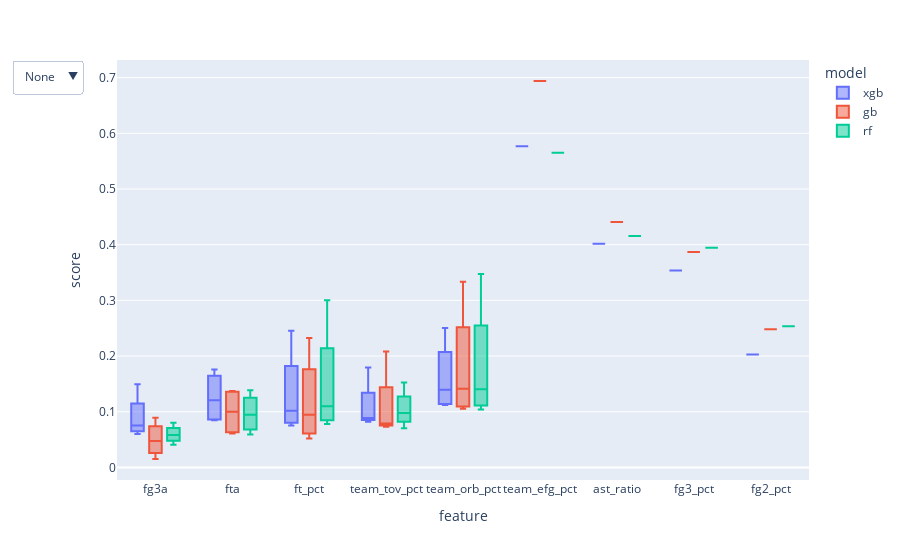

Notebook code cell kept with this figure:
### Code cell
box = BoxChart(estimators=estimators)
box.feature_importance_chart()

### Figure 1 — Plotly figure (JSON) as saved in the notebook; plotly's stock layout.template omitted (floating-point values rounded to 4 significant figures)
{"data": [{"alignmentgroup": "True", "hovertemplate": "model=xgb<br>feature=%{x}<br>score=%{y}<extra></extra>", "legendgroup": "xgb", "marker": {"color": "#636efa"}, "name": "xgb", "notched": false, "offsetgroup": "xgb", "orientation": "v", "showlegend": true, "type": "box", "x": ["fg3a", "fta", "ft_pct", "team_tov_pct", "team_orb_pct", "fg3a", "fta", "ft_pct", "team_tov_pct", "team_orb_pct", "team_efg_pct", "fg3a", "fta", "ft_pct", "team_tov_pct", "team_orb_pct", "ast_ratio", "fg3a", "fta", "ft_pct", "team_tov_pct", "team_orb_pct", "fg3_pct", "fg2_pct"], "x0": " ", "xaxis": "x", "y": [0.1493, 0.1756, 0.2455, 0.1794, 0.2503, 0.05981, 0.08788, 0.07534, 0.0882, 0.1122, 0.5766, 0.08024, 0.1535, 0.1188, 0.08176, 0.1642, 0.4015, 0.07034, 0.08454, 0.08479, 0.08907, 0.1151, 0.3534, 0.2028], "y0": " ", "yaxis": "y"}, {"alignmentgroup": "True", "hovertemplate": "model=gb<br>feature=%{x}<br>score=%{y}<extra></extra>", "legendgroup": "gb", "marker": {"color": "#EF553B"}, "name": "gb", "notched": false, "offsetgroup": "gb", "orientation": "v", "showlegend": true, "type": "box", "x": ["fg3a", "fta", "ft_pct", "team_tov_pct", "team_orb_pct", "fg3a", "fta", "ft_pct", "team_tov_pct", "team_orb_pct", "team_efg_pct", "fg3a", "fta", "ft_pct", "team_tov_pct", "team_orb_pct", "ast_ratio", "fg3a", "fta", "ft_pct", "team_tov_pct", "team_orb_pct", "fg3_pct", "fg2_pct"], "x0": " ", "xaxis": "x", "y": [0.08901, 0.1371, 0.2326, 0.2079, 0.3334, 0.01505, 0.06073, 0.05176, 0.07305, 0.1055, 0.6939, 0.05846, 0.1343, 0.1199, 0.07699, 0.1696, 0.4408, 0.03646, 0.0654, 0.06952, 0.08034, 0.1129, 0.387, 0.2483], "y0": " ", "yaxis": "y"}, {"alignmentgroup": "True", "hovertemplate": "model=rf<br>feature=%{x}<br>score=%{y}<extra></extra>", "legendgroup": "rf", "marker": {"color": "#00cc96"}, "name": "rf", "notched": false, "offsetgroup": "rf", "orientation": "v", "showlegend": true, "type": "box", "x": ["fg3a", "fta", "ft_pct", "team_tov_pct", "team_orb_pct", "fg3a", "fta", "ft_pct", "team_tov_pct", "team_orb_pct", "team_efg_pct", "fg3a", "fta", "ft_pct", "team_tov_pct", "team_orb_pct", "ast_ratio", "fg3a", "fta", "ft_pct", "team_tov_pct", "team_orb_pct", "fg3_pct", "fg2_pct"], "x0": " ", "xaxis": "x", "y": [0.06157, 0.1386, 0.3003, 0.1523, 0.3472, 0.05454, 0.07738, 0.09193, 0.0931, 0.118, 0.565, 0.08005, 0.1119, 0.1275, 0.1024, 0.1625, 0.4157, 0.0408, 0.05912, 0.07771, 0.07038, 0.1041, 0.3944, 0.2536], "y0": " ", "yaxis": "y"}], "layout": {"boxmode": "group", "legend": {"title": {"text": "model"}, "tracegroupgap": 0}, "margin": {"t": 60}, "updatemenus": [{"active": 0, "buttons": [{"args": [{"visible": [true]}, {"title": "ALL"}], "label": "None", "method": "update"}, {"args": [{"visible": [true, false, false]}, {"title": "xgb"}], "label": "xgb", "method": "update"}, {"args": [{"visible": [false, true, false]}, {"title": "gb"}], "label": "gb", "method": "update"}, {"args": [{"visible": [false, false, true]}, {"title": "rf"}], "label": "rf", "method": "update"}]}], "xaxis": {"anchor": "y", "domain": [0, 1], "title": {"text": "feature"}}, "yaxis": {"anchor": "x", "domain": [0, 1], "title": {"text": "score"}}}}
